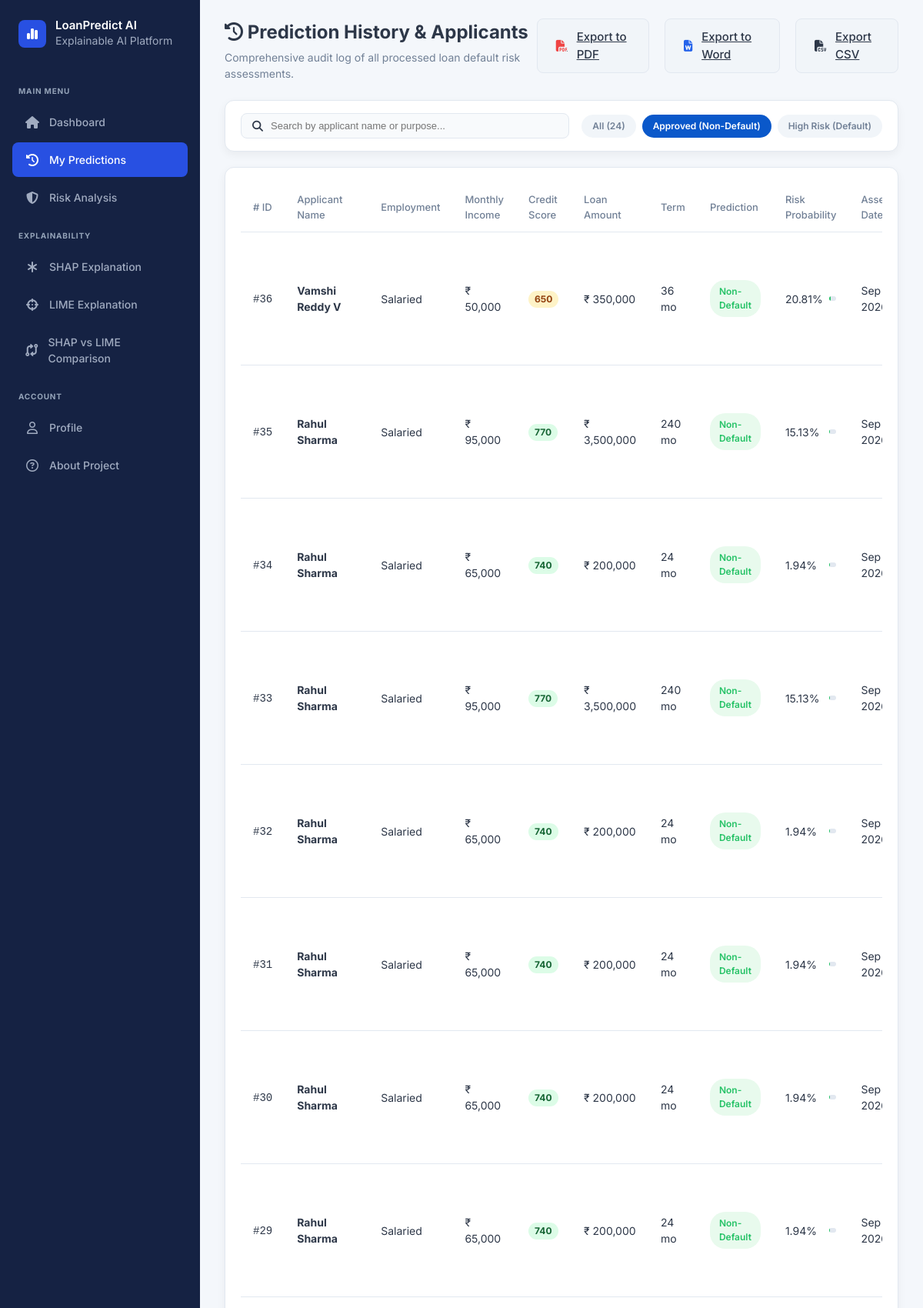
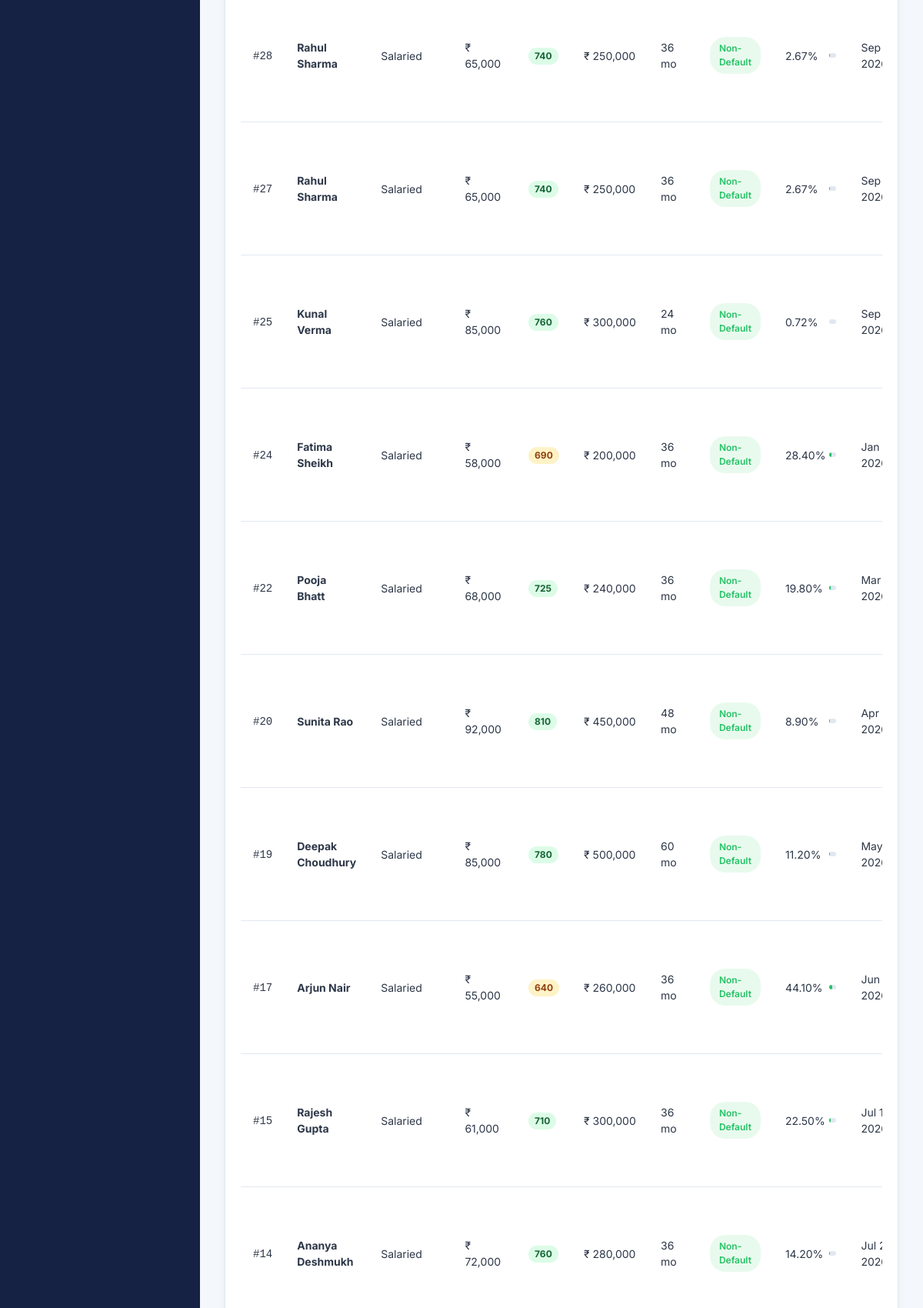
Screenshot of /applicants?status=Non-Default&search= (upper part) with the database file from the repository (2 pictures, top to bottom).
### tables this page shows
CREATE TABLE predictions (
            id INTEGER PRIMARY KEY AUTOINCREMENT,
            applicant_name TEXT NOT NULL,
            age INTEGER,
            gender TEXT,
            marital_status TEXT,
            number_of_dependents INTEGER DEFAULT 0,
            employment_type TEXT,
            employment_experience INTEGER,
            monthly_income REAL,
            annual_income REAL,
            credit_score INTEGER,
            loan_amount REAL,
            loan_purpose TEXT,
            loan_term INTEGER,
            interest_rate REAL,
            existing_loans INTEGER DEFAULT 0,
            prediction TEXT NOT NULL,
            default_probability REAL NOT NULL,
            risk_level TEXT,
            shap_explanation TEXT,
            lime_explanation TEXT,
            created_at TIMESTAMP DEFAULT CURRENT_TIMESTAMP
        , actual_outcome TEXT DEFAULT NULL, user_id INTEGER DEFAULT 1, loan_type TEXT DEFAULT "Personal");

### app.py (the view)
@app.route('/history')
@app.route('/applicants')
def history():
    status_filter = request.args.get('status', 'All')
    search = request.args.get('search', '')
    predictions = get_all_predictions(filter_status=status_filter, search_query=search)
    return render_template('history.html',
                           predictions=predictions,
                           current_status=status_filter,
                           current_search=search)

### app.py (called while the page is built)
@app.before_request
def load_current_user():
    user_id = session.get('user_id')
    role = session.get('role')
    if user_id:
        user = get_user_by_id(user_id)
        g.current_user = user
        g.current_role = role
    else:
        g.current_user = None
        g.current_role = None

@app.context_processor
def inject_global_data():
    now_dt = datetime.now()
    admin_prof = {}
    try:
        admin_prof = get_admin_profile()
    except Exception:
        pass
    return {
        'now': now_dt.strftime('%B %d, %Y'),
        'now_dt': now_dt,
        'current_user': getattr(g, 'current_user', None),
        'current_role': getattr(g, 'current_role', None),
        'admin_profile': admin_prof
    }

### src/database.py (called while the page is built, shortened)
def get_db():
    os.makedirs(os.path.dirname(DB_PATH), exist_ok=True)
    conn = sqlite3.connect(DB_PATH)
    conn.row_factory = sqlite3.Row
    return conn

def get_admin_profile():
    conn = get_db()
    row = conn.execute('SELECT * FROM admin_profile ORDER BY id ASC LIMIT 1').fetchone()
    conn.close()
    if row:
        return dict(row)

### templates/history.html (shortened to what this page needs)
{% extends 'base.html' %}
{% block content %}
<div class="dashboard-header">
    <div class="welcome-section">
        <h1><i class="fa-solid fa-clock-rotate-left"></i> Prediction History & Applicants</h1>
        <p>Comprehensive audit log of all processed loan default risk assessments.</p>
    </div>
    <div class="header-actions">
        <a href="{{ url_for('export_pdf', status=current_status, search=current_search) }}" class="btn btn-secondary" title="Download executive PDF audit report">
            <i class="fa-solid fa-file-pdf" style="color: #EF4444;"></i> Export to PDF
        </a>
        <a href="{{ url_for('export_docx', status=current_status, search=current_search) }}" class="btn btn-secondary" title="Download formatted Word document">
            <i class="fa-solid fa-file-word" style="color: #2563EB;"></i> Export to Word
        </a>
        <a href="{{ url_for('export_csv', status=current_status, search=current_search) }}" class="btn btn-secondary" title="Download raw CSV">
            <i class="fa-solid fa-file-csv"></i> Export CSV
        </a>
    </div>
</div>
<div class="card history-filter-card">
    <form method="GET" action="{{ url_for('history') }}" class="history-filter-form">
        <div class="search-input-box">
            <i class="fa-solid fa-magnifying-glass"></i>
            <input type="text" name="search" placeholder="Search by applicant name or purpose..." value="{{ current_search }}">
        </div>
        <div class="filter-pills">
            <a href="{{ url_for('history', status='All', search=current_search) }}" class="filter-pill {% if current_status == 'All' %}active{% endif %}">
                All ({{ predictions|length }})
            </a>
            <a href="{{ url_for('history', status='Non-Default', search=current_search) }}" class="filter-pill {% if current_status == 'Non-Default' %}active{% endif %}">
                Approved (Non-Default)
            </a>
            <a href="{{ url_for('history', status='Default', search=current_search) }}" class="filter-pill {% if current_status == 'Default' %}active{% endif %}">
                High Risk (Default)
            </a>
        </div>
    </form>
</div>
<div class="card recent-predictions-card">
    <div class="table-responsive">
        <table class="predictions-table full-table">
            <thead>
                <tr>
                    <th># ID</th>
                    <th>Applicant Name</th>
                    <th>Employment</th>
                    <th>Monthly Income</th>
                    <th>Credit Score</th>
                    <th>Loan Amount</th>
                    <th>Term</th>
                    <th>Prediction</th>
                    <th>Risk Probability</th>
                    <th>Assessed Date</th>
                </tr>
            </thead>
            <tbody>
                {% if predictions %}
                    {% for p in predictions %}
                    <tr class="clickable-row">
                        <td><code>#{{ p.id }}</code></td>
                        <td><strong>{{ p.applicant_name }}</strong></td>
                        <td>{{ p.employment_type }}</td>
                        <td>₹ {{ "{:,.0f}".format(p.monthly_income) }}</td>
                        <td>
                            <span class="score-pill {% if p.credit_score >= 700 %}high{% elif p.credit_score >= 600 %}mid{% else %}low{% endif %}">
                                {{ p.credit_score }}
                            </span>
                        </td>
                        <td>₹ {{ "{:,.0f}".format(p.loan_amount) }}</td>
                        <td>{{ p.loan_term }} mo</td>
                        <td>
                            {% if p.prediction == 'Default' %}
                                <span class="badge badge-default">Default</span>
                            {% else %}
                                <span class="badge badge-success">Non-Default</span>
                            {% endif %}
                        </td>
                        <td>
                            <div class="progress-cell">
                                <span class="prob-text">{{ "%.2f"|format(p.default_probability * 100) }}%</span>
                                <div class="progress-bar-bg">
                                    <div class="progress-bar {{ 'bg-red' if p.default_probability >= 0.5 else 'bg-green' }}"
                                         style="width: {{ (p.default_probability * 100)|round(2) }}%"></div>
                                </div>
                            </div>
                        <td class="text-muted">{{ p.formatted_date }}</td>
                    </tr>
                    {% endfor %}
                {% endif %}
            </tbody>
        </table>
    </div>
</div>
{% endblock %}

### static/css/style.css (style rules this page uses)
:root { --bg-color: #F4F7FB; --sidebar-bg: #152243; --sidebar-text: #A0ABC0; --sidebar-hover: #1E2D56; --sidebar-active: #2850E2; --sidebar-active-text: #FFFFFF; --card-bg: #FFFFFF; --text-main: #2D3748; --text-muted: #718096; --border-color: #E2E8F0; --primary-blue: #0A58CA; --primary-blue-light: #EBF4FF; --success-green: #25C266; --success-green-light: #E8FAED; --danger-red: #F85A5A; --danger-red-light: #FEEEEE; --warning-orange: #F39C12; --warning-orange-light: #FEF5E7; --purple: #8B5CF6; --purple-light: #F3E8FF; --font-family: 'Inter', sans-serif; --shadow-sm: 0 2px 4px rgba(0,0,0,0.02); --shadow-md: 0 4px 12px rgba(0,0,0,0.05); --border-radius: 12px; }
* { margin: 0; padding: 0; box-sizing: border-box; }
body { font-family: var(--font-family); background-color: var(--bg-color); color: var(--text-main); line-height: 1.5; font-size: 14px; }
.dashboard-header { display: flex; justify-content: space-between; align-items: flex-start; margin-bottom: 24px; }
.welcome-section h1 { font-size: 24px; font-weight: 700; margin-bottom: 4px; }
.welcome-section p { color: var(--text-muted); font-size: 14px; }
.header-actions { display: flex; align-items: center; gap: 20px; }
.card { background: var(--card-bg); border-radius: var(--border-radius); box-shadow: var(--shadow-md); padding: 20px; border: 1px solid var(--border-color); }
.recent-predictions-card { flex: 2; display: flex; flex-direction: column; }
.table-responsive { overflow-x: auto; }
.predictions-table { width: 100%; border-collapse: collapse; }
.predictions-table th { text-align: left; padding: 12px 16px; color: var(--text-muted); font-weight: 500; font-size: 13px; border-bottom: 1px solid var(--border-color); }
.predictions-table td { padding: 16px; font-size: 14px; border-bottom: 1px solid var(--border-color); vertical-align: middle; }
.badge { padding: 6px 12px; border-radius: 20px; font-size: 12px; font-weight: 600; display: inline-block; }
.badge-success { background-color: var(--success-green-light); color: var(--success-green); }
.progress-cell { display: flex; align-items: center; gap: 12px; }
.progress-cell span { width: 45px; }
.progress-bar-bg { flex: 1; height: 6px; background-color: #E2E8F0; border-radius: 3px; overflow: hidden; }
.progress-bar { height: 100%; border-radius: 3px; }
.bg-green { background-color: var(--success-green); }
.btn { padding: 12px 24px; border-radius: 8px; font-size: 15px; font-weight: 500; cursor: pointer; border: none; transition: all 0.2s ease; display: flex; align-items: center; gap: 12px; }
.btn-secondary { background-color: #F1F5F9; color: var(--text-main); border: 1px solid var(--border-color); }
.history-filter-card { margin-bottom: 20px; padding: 16px 20px; }
.history-filter-form { display: flex; align-items: center; gap: 16px; flex-wrap: wrap; }
.search-input-box { display: flex; align-items: center; gap: 10px; background: #F8FAFC; border: 1px solid var(--border-color); border-radius: 8px; padding: 8px 14px; flex: 1; min-width: 250px; }
.search-input-box input { border: none; background: transparent; outline: none; width: 100%; font-size: 13px; }
.filter-pills { display: flex; gap: 8px; }
.filter-pill { padding: 6px 14px; border-radius: 20px; font-size: 12px; font-weight: 600; text-decoration: none; background: #F1F5F9; color: var(--text-muted); transition: all 0.2s; }
.filter-pill.active, .filter-pill:hover { background: var(--primary-blue); color: white; }
.score-pill { display: inline-block; padding: 2px 8px; border-radius: 12px; font-size: 12px; font-weight: 700; }
.score-pill.high { background: #DCFCE7; color: #166534; }
.score-pill.mid { background: #FEF3C7; color: #92400E; }

### rows the page displays
predictions: id "36", applicant_name "Vamshi Reddy V", employment_type "Salaried", monthly_income "50,000", credit_score "650", loan_amount "350,000", loan_term "36", prediction "Non-Default", p.default_probability*100 "20.81", formatted_date "Sep…"
predictions: id "35", applicant_name "Rahul Sharma", employment_type "Salaried", monthly_income "95,000", credit_score "770", loan_amount "3,500,000", loan_term "240", prediction "Non-Default", p.default_probability*100 "15.13", formatted_date "Sep…"
predictions: id "34", applicant_name "Rahul Sharma", employment_type "Salaried", monthly_income "65,000", credit_score "740", loan_amount "200,000", loan_term "24", prediction "Non-Default", p.default_probability*100 "1.94", formatted_date "Sep…"
predictions: id "33", applicant_name "Rahul Sharma", employment_type "Salaried", monthly_income "95,000", credit_score "770", loan_amount "3,500,000", loan_term "240", prediction "Non-Default", p.default_probability*100 "15.13", formatted_date "Sep…"
predictions: id "32", applicant_name "Rahul Sharma", employment_type "Salaried", monthly_income "65,000", credit_score "740", loan_amount "200,000", loan_term "24", prediction "Non-Default", p.default_probability*100 "1.94", formatted_date "Sep…"
predictions: id "31", applicant_name "Rahul Sharma", employment_type "Salaried", monthly_income "65,000", credit_score "740", loan_amount "200,000", loan_term "24", prediction "Non-Default", p.default_probability*100 "1.94", formatted_date "Sep…"
predictions: id "30", applicant_name "Rahul Sharma", employment_type "Salaried", monthly_income "65,000", credit_score "740", loan_amount "200,000", loan_term "24", prediction "Non-Default", p.default_probability*100 "1.94", formatted_date "Sep…"
predictions: id "29", applicant_name "Rahul Sharma", employment_type "Salaried", monthly_income "65,000", credit_score "740", loan_amount "200,000", loan_term "24", prediction "Non-Default", p.default_probability*100 "1.94", formatted_date "Sep…"
predictions: id "28", applicant_name "Rahul Sharma", employment_type "Salaried", monthly_income "65,000", credit_score "740", loan_amount "250,000", loan_term "36", prediction "Non-Default", p.default_probability*100 "2.67", formatted_date "Sep…"
predictions: id "27", applicant_name "Rahul Sharma", employment_type "Salaried", monthly_income "65,000", credit_score "740", loan_amount "250,000", loan_term "36", prediction "Non-Default", p.default_probability*100 "2.67", formatted_date "Sep…"
predictions: id "25", applicant_name "Kunal Verma", employment_type "Salaried", monthly_income "85,000", credit_score "760", loan_amount "300,000", loan_term "24", prediction "Non-Default", p.default_probability*100 "0.72", formatted_date "Sep…"
predictions: id "24", applicant_name "Fatima Sheikh", employment_type "Salaried", monthly_income "58,000", credit_score "690", loan_amount "200,000", loan_term "36", prediction "Non-Default", p.default_probability*100 "28.40", formatted_date "Jan…"
predictions: id "22", applicant_name "Pooja Bhatt", employment_type "Salaried", monthly_income "68,000", credit_score "725", loan_amount "240,000", loan_term "36", prediction "Non-Default", p.default_probability*100 "19.80", formatted_date "Mar…"
predictions: id "20", applicant_name "Sunita Rao", employment_type "Salaried", monthly_income "92,000", credit_score "810", loan_amount "450,000", loan_term "48", prediction "Non-Default", p.default_probability*100 "8.90", formatted_date "Apr…"
predictions: id "19", applicant_name "Deepak Choudhury", employment_type "Salaried", monthly_income "85,000", credit_score "780", loan_amount "500,000", loan_term "60", prediction "Non-Default", p.default_probability*100 "11.20", formatted_date "May…"
predictions: id "17", applicant_name "Arjun Nair", employment_type "Salaried", monthly_income "55,000", credit_score "640", loan_amount "260,000", loan_term "36", prediction "Non-Default", p.default_probability*100 "44.10", formatted_date "Jun…"
predictions: id "15", applicant_name "Rajesh Gupta", employment_type "Salaried", monthly_income "61,000", credit_score "710", loan_amount "300,000", loan_term "36", prediction "Non-Default", p.default_probability*100 "22.50", formatted_date "Jul…"
predictions: id "14", applicant_name "Ananya Deshmukh", employment_type "Salaried", monthly_income "72,000", credit_score "760", loan_amount "280,000", loan_term "36", prediction "Non-Default", p.default_probability*100 "14.20", formatted_date "Jul…"

### other values shown
{{ predictions|length }} "24"
